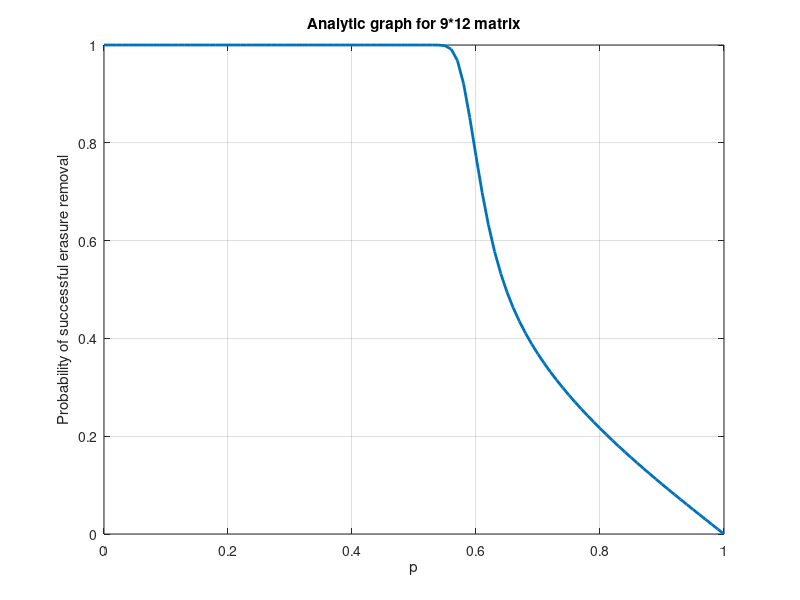

Here is the MATLAB script that generated this plot:
clc ;
clearvars ;
HX = importdata("analytic_out.txt") ;
%imported csv The HX matrix received from CSV contains erasure probability for different values of p at different number of iterations.

% The 101 rows represent different values of erasure probability or p starting from 0 to 1 in steps of 0.01 
% The columns represent number of iterations.
p = 0:0.01:1;            % probability value

plot(p,1-HX(:,10),"linewidth",2)    
title("Analytic graph for 9*12 matrix")
xlabel("p")
ylabel("Probability of successful erasure removal")
grid